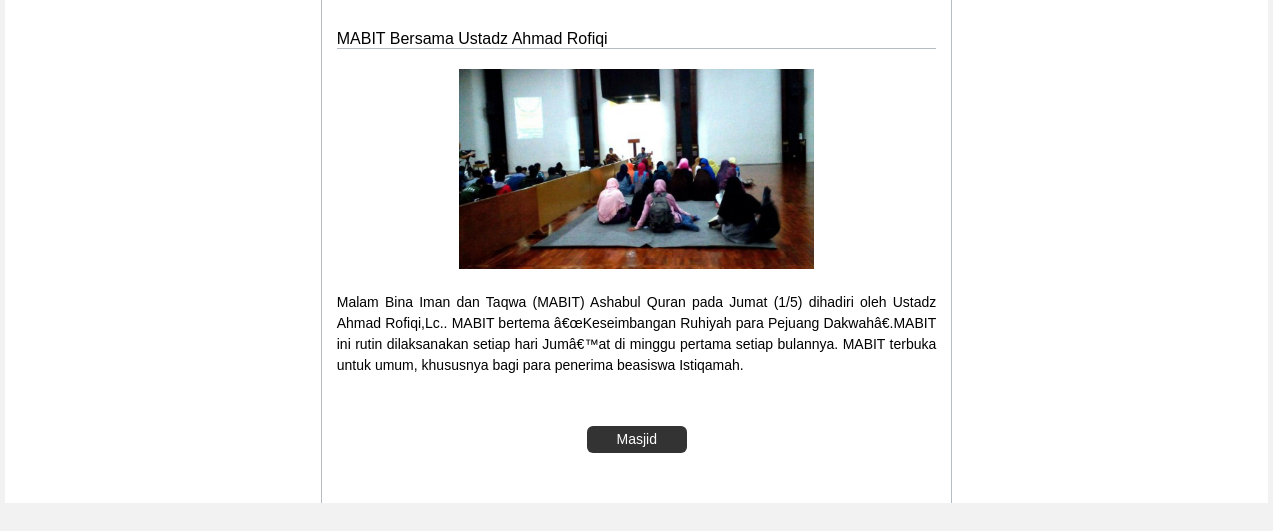
/View/PenggunaUmum/masjidBerita.php?id_masjid=3&id_berita=5, run on the app's committed database.
### tables this page shows
CREATE TABLE IF NOT EXISTS `berita_masjid` (
`id_berita_masjid` int(6) NOT NULL,
  `id_masjid` int(6) NOT NULL,
  `jenis_admin` varchar(200) NOT NULL,
  `judul` varchar(200) NOT NULL,
  `gambar` varchar(200) NOT NULL,
  `isi_berita` text NOT NULL,
  `nama_file` varchar(200) DEFAULT NULL,
  `alamat_file` varchar(200) DEFAULT NULL,
  `tanggal_upload` datetime NOT NULL
);

### function/connectDB.php (called while the page is built, shortened)
<?php
function querySelect($param, $table, $where, $limit){
    $results = array();
    $query = "SELECT " . $param . " ";
    $query .= "FROM " . $table ." ";
    if($where != null) $query .= "WHERE " . $where . " ";
    $query = mysql_query($query);
    if(mysql_num_rows($query) > 0){
        $x = 0;
        while($row = mysql_fetch_assoc($query)){
            foreach($row as $key=>$value){
                $results[$x][$key] = $value;
            }
            $x++;
        }
    }
    return $results;
}
?>

### View/PenggunaUmum/masjidBerita.php (the view, shortened to what this page needs)
<!DOCTYPE html>
<?php
include '../../function/connectDB.php';
$id_berita = $_GET['id_berita'];
$id_masjid = $_GET['id_masjid'];
$dataBerita = querySelect('*', 'berita_masjid', 'id_berita_masjid='.$id_berita, null);
?>
<html>
    <head>
        <link rel="stylesheet" href="../css/reset.css">
        <link rel="stylesheet" href="../css/style.css">
        <link rel="stylesheet" href="../css/PenggunaUmum/masjidBerita.css">
    </head>
    <body>
        <div class="wrapper">
            <div class="col-scrl">
                <div class="content row">
                    <div class="kotak-kiri box span-3">
                    </div>
                    <div class="kotak-tengah box span-6">
                        <div class="slider box span-12">
                            <div class="judul box span-12">
                                <?php echo $dataBerita[0]['judul'] ?>
                            </div>
                            <div class="gambarBerita box span-12">
                                <a href="<?php echo $dataBerita[0]['gambar'] ?>" target="_blank">
                                    <img class="img-berita" src="<?php echo $dataBerita[0]['gambar'] ?>">
                                </a>
                            </div>
                            <div class="text box span-12">
                                <?php echo $dataBerita[0]['isi_berita'] ?>
                            </div>
                            <div class="kembali box span-12">
                                <a class="btn btn-block btn-lg btn-inverse" href="masjid.php?id_masjid=<?php echo $id_masjid?>"">Masjid</a>
                            </div>
                        </div>
                    </div>
                    <div class="kotak-kanan box span-3">
                    </div>
                </div>
            </div>
        </div>
    </body>
</html>

### View/css/style.css (style rules this page uses)
a { text-decoration: none; }
body { background-color: rgba(0,0,0,0.05); }
.content { background-color: white; }

### View/css/PenggunaUmum/masjidBerita.css (style rules this page uses)
.content { margin-top: 0; }
.kotak-kiri { box-sizing: border-box; -webkit-box-sizing: border-box; -moz-box-sizing: border-box; padding: 15px 10px 0px 20px; }
.judul { font-size: 16px; border-bottom: 1px solid #b6bcc1; }
.btn { border: medium none; transition: all 0.25s linear 0s; margin-bottom:0px; text-align:center; vertical-align:middle; cursor:pointer; background-image:none; -moz-user-select: none; }
.btn-block { box-sizing: border-box; -webkit-box-sizing: border-box; -moz-box-sizing: border-box; white-space:normal; display: block; width:100px; margin: 20px 0px; }
.btn-lg { box-sizing: border-box; -webkit-box-sizing: border-box; -moz-box-sizing: border-box; padding: 10px 19px; font-size:14px; line-height:0.5; border-radius:6px; }
.btn-inverse { color:#FFF; background-color:#333333; }
.kotak-tengah { box-sizing: border-box; -webkit-box-sizing: border-box; -moz-box-sizing: border-box; padding: 30px 15px 30px 15px; border-left: 1px solid #b6bcc1; border-right: 1px solid #b6bcc1; }
.gambarBerita { text-align: center; box-sizing: border-box; -webkit-box-sizing: border-box; -moz-box-sizing: border-box; padding: 20px 0px; }
.img-berita { height:200px; }
.text { text-align: justify; line-height:1.5; box-sizing: border-box; -webkit-box-sizing: border-box; -moz-box-sizing: border-box; padding-bottom: 30px; }
.kembali { text-align: center; box-sizing: border-box; -webkit-box-sizing: border-box; -moz-box-sizing: border-box; padding-left: 250px; }
.kotak-kanan { box-sizing: border-box; -webkit-box-sizing: border-box; -moz-box-sizing: border-box; padding: 30px 20px 0px 20px; }

### data on the page
berita_masjid: judul "MABIT Bersama Ustadz Ahmad Rofiqi", gambar (picture), isi_berita "Malam Bina Iman dan Taqwa (MABIT) Ashabul Quran pada Jumat (1/5) dihadiri oleh Ustadz Ahmad Rofiqi,Lc.. MABIT bertema â€œKeseimbangan Ruhiyah para Pejuang Dakwahâ€.MABIT ini rutin dilaksanakan setiap hari Jumâ€™at di minggu pertama setiap bulannya. MABIT terbuka untuk umum, khususnya bagi para penerima beasiswa Istiqamah."
